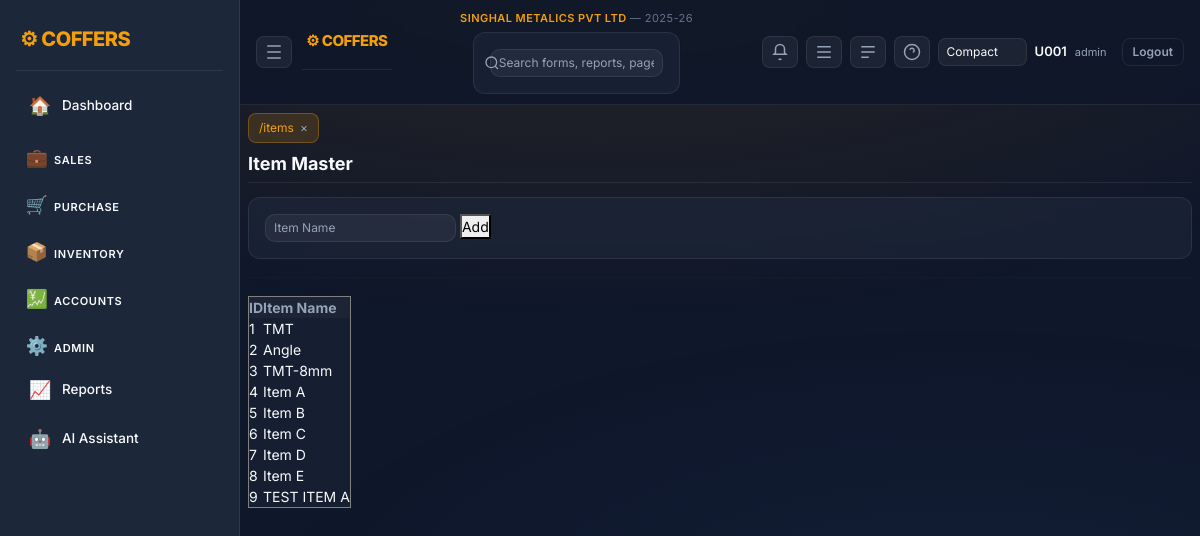
Screenshot of /items (signed in) with the database file from the repository.
### tables this page shows
CREATE TABLE company_mast(
          company_id INTEGER PRIMARY KEY AUTOINCREMENT,
          company_name TEXT,
          short_name TEXT,
          gstin TEXT,
          address TEXT,
          city TEXT,
          state TEXT
        , group_name TEXT, company_logo TEXT, app_logo TEXT);

CREATE TABLE financial_years(
          fy_id INTEGER PRIMARY KEY AUTOINCREMENT,
          company_id INTEGER,
          fy_name TEXT,
          start_date TEXT,
          end_date TEXT
        );

CREATE TABLE item_mast(
 item_id INTEGER PRIMARY KEY AUTOINCREMENT,
 item_name TEXT
);

### app.py (the view, shortened to what this page needs)
@app.route("/items", methods=["GET","POST"])
def items():
    if "user" not in session:
        return redirect("/")
    con = db()
    rows = con.execute("SELECT * FROM item_mast").fetchall()
    return render_template("items.html", rows=rows)

### app.py (called while the page is built)
def today():
    return date.today().isoformat()

def db():
    con = getattr(g, "_db", None)
    if con is None:
        con = sqlite3.connect(DB)
        con.row_factory = sqlite3.Row
        g._db = con
    return con

def ensure_company_context(con):
    ensure_company_core(con)
    row = con.execute("SELECT company_id,company_name FROM company_mast ORDER BY company_id LIMIT 1").fetchone()
    if row and "company_id" not in session:
        session["company_id"] = row["company_id"]
        session["company_name"] = row["company_name"]
    company_id = session.get("company_id")
    if company_id:
        fy = con.execute("""
            SELECT fy_id,fy_name,start_date,end_date
            FROM financial_years
            WHERE company_id=?
            ORDER BY start_date
        """, (company_id,)).fetchone()
        if fy:
            session.setdefault("fy_id", fy["fy_id"])
            session.setdefault("fy_name", fy["fy_name"])
            session.setdefault("fy_start", fy["start_date"])
            session.setdefault("fy_end", fy["end_date"])

@app.before_request
def enforce_login():
    open_endpoints = {
        "login",
        "logout",
        "static",
        "so_preview", "so_accept", "so_decline",
        "la_preview", "la_accept", "la_decline",
        "po_preview", "po_accept", "po_decline",
        "two_factor",
        "public_rates",
    }
    if request.endpoint in open_endpoints or request.endpoint is None:
        return
    if "user" not in session:
        return redirect("/")
    con = db()
    ensure_company_context(con)
    now = int(time.time())
    last = session.get("last_seen", now)
    if now - last > 1800:
        session.clear()
        return redirect("/")
    session["last_seen"] = now

### templates/items.html
{% extends "base.html" %}
{% block content %}
<h3>Item Master</h3>
<form method="post">
<input name="name" placeholder="Item Name" required>
<button>Add</button>
</form>
<hr>
<table border="1">
<tr>
<th>ID</th>
<th>Item Name</th>
</tr>
{% for r in rows %}
<tr>
<td>{{r[0]}}</td>
<td>{{r[1]}}</td>
</tr>
{% endfor %}
</table>
{% endblock %}

### templates/base.html (shortened to what this page needs)
<!doctype html>
<html lang="en">
<head>
<link href="https://cdn.jsdelivr.net/npm/bootstrap@5.3.2/dist/css/bootstrap.min.css" rel="stylesheet">
<link href="/static/css/style.css" rel="stylesheet">
</head>
<body>
{% set logged_in = session.user is defined and session.user %}
{% if logged_in %}
  <div class="layout">
    <aside class="sidebar">
      <div class="brand">⚙ COFFERS</div>
      <nav class="menu">
        {% set path = request.path if request else '' %}
        <a href="/dashboard" class="menu-item {% if path.startswith('/dashboard') %}active{% endif %}" title="Dashboard"><span class="icon">🏠</span><span class="label">Dashboard</span></a>
        <div class="menu-group">
          <button class="menu-title collapsible" data-target="group-sales">
            <span class="icon">💼</span><span class="label">Sales</span>
          </button>
        </div>
        <div class="menu-group">
          <button class="menu-title collapsible" data-target="group-purchase">
            <span class="icon">🛒</span><span class="label">Purchase</span>
          </button>
        </div>
        <div class="menu-group">
          <button class="menu-title collapsible" data-target="group-inventory">
            <span class="icon">📦</span><span class="label">Inventory</span>
          </button>
        </div>
        <div class="menu-group">
          <button class="menu-title collapsible" data-target="group-accounts">
            <span class="icon">💹</span><span class="label">Accounts</span>
          </button>
        </div>
        <div class="menu-group">
          <button class="menu-title collapsible" data-target="group-admin">
            <span class="icon">⚙️</span><span class="label">Admin</span>
          </button>
        </div>
        <a href="/control_report" class="menu-item {% if path.startswith('/control_report') %}active{% endif %}" title="Reports"><span class="icon">📈</span><span class="label">Reports</span></a>
        <a href="/ai" class="menu-item {% if path.startswith('/ai') %}active{% endif %}" title="AI Assistant"><span class="icon">🤖</span><span class="label">AI Assistant</span></a>
      </nav>
    </aside>
    <main class="main">
      <header class="topbar">
        <div class="top-left">
          <button class="icon-btn" id="collapseBtn" title="Collapse Sidebar">
            <svg xmlns="http://www.w3.org/2000/svg" width="18" height="18" viewBox="0 0 24 24" fill="none" stroke="currentColor" stroke-width="2"><path d="M3 4h18M3 12h18M3 20h18"/></svg>
          </button>
          <div class="brand" style="font-size:15px">⚙ COFFERS</div>
        </div>
        <div class="top-center">
          <div style="font-size:11px;color:#f59e0b;font-weight:600;letter-spacing:0.04em;margin-bottom:3px">
            {{ session.company_name or 'Company not set' }}
            {% if session.fy_name %}<span style="color:#64748b;font-weight:400"> &mdash; {{ session.fy_name }}</span>{% endif %}
          </div>
          <form class="search-wrap" method="get" action="/search">
            <svg class="search-icon" xmlns="http://www.w3.org/2000/svg" width="16" height="16" viewBox="0 0 24 24" fill="none" stroke="currentColor" stroke-width="2"><circle cx="11" cy="11" r="8"/><path d="m21 21-4.3-4.3"/></svg>
            <input class="search" name="q" placeholder="Search forms, reports, pages…" value="{{ request.args.get('q','') if request else '' }}">
          </form>
        </div>
        <div class="top-right">
          <a href="/notifications" class="icon-btn" id="notifBtn" title="Notifications">
            <svg xmlns="http://www.w3.org/2000/svg" width="18" height="18" viewBox="0 0 24 24" fill="none" stroke="currentColor" stroke-width="2"><path d="M6 8a6 6 0 1 1 12 0v5l2 2H4l2-2Z"/><path d="M13.73 21a2 2 0 0 1-3.46 0"/></svg>
          </a>
          <button class="icon-btn" id="rightToggle" title="AI Pane">
            <svg xmlns="http://www.w3.org/2000/svg" width="18" height="18" viewBox="0 0 24 24" fill="none" stroke="currentColor" stroke-width="2"><path d="M3 5h18M3 12h18M3 19h18"/></svg>
          </button>
          <button class="icon-btn" id="bottomToggle" title="Console">
            <svg xmlns="http://www.w3.org/2000/svg" width="18" height="18" viewBox="0 0 24 24" fill="none" stroke="currentColor" stroke-width="2"><path d="M3 5h18M3 12h18M3 19h10"/></svg>
          </button>
          <div class="dropdown">
            <button class="icon-btn" id="helpBtn">
              <svg xmlns="http://www.w3.org/2000/svg" width="18" height="18" viewBox="0 0 24 24" fill="none" stroke="currentColor" stroke-width="2"><circle cx="12" cy="12" r="10"/><path d="M9.09 9a3 3 0 0 1 5.83 1c0 1.5-1 2-2 2"/><path d="M12 17h.01"/></svg>
            </button>
          </div>
          <select id="densitySelect" class="form-select form-select-sm" style="max-width:120px">
            <option value="compact" {% if session.default_density=='compact' %}selected{% endif %}>Compact</option>
          </select>
          <div class="user">
            <span class="user-name">{{session.user or ''}}</span>
            <span class="user-role">{{session.role or ''}}</span>
            <a href="/logout" class="btn btn-sm btn-outline-light ms-2">Logout</a>
          </div>
        </div>
      </header>
      <section class="content">
        <div id="tabsBar" class="tabs"></div>
{% endif %}
        {% block content %}{% endblock %}
{% if logged_in %}
      </section>
    </main>
  </div>
{% endif %}
</body>
</html>

### rows the page displays
company_mast: company_name "SINGHAL METALICS PVT LTD"
financial_years: fy_name "2025-26"
item_mast: item_id "1", item_name "TMT"
item_mast: item_id "2", item_name "Angle"
item_mast: item_id "3", item_name "TMT-8mm"
item_mast: item_id "4", item_name "Item A"
item_mast: item_id "5", item_name "Item B"
item_mast: item_id "6", item_name "Item C"
item_mast: item_id "7", item_name "Item D"
item_mast: item_id "8", item_name "Item E"
item_mast: item_id "9", item_name "TEST ITEM A"

### other values shown
{{ session.user or '' }} "U001"
{{ session.role or '' }} "admin"
